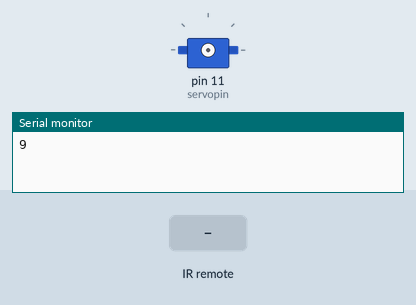
Recording of a sketch running on a simulated Arduino Uno, built with avr-gcc and run on an emulated ATmega328P. Parts: servo, the last lines printed to the serial monitor. Wiring (inferred from the names in the program): servo: signal pin 11. The inputs (shaded band) are chosen by the test bench. Servo pulses on a pin are drawn as a servo (544–2400 µs = 0–180°).

Above: at 2.2 s.
2.3 s: infrared code 0x10 received
At 2.74 s:
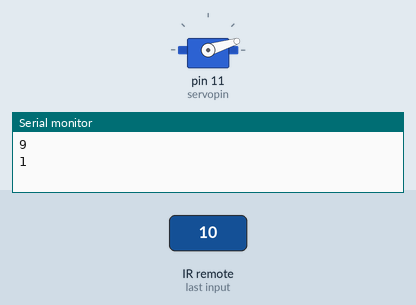
At 3.13 s:
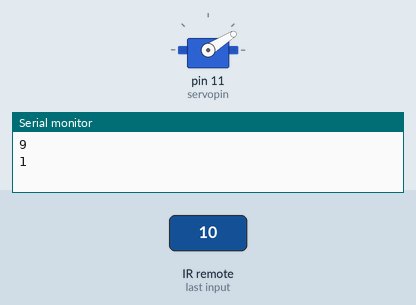
5.3 s: infrared code 0x11 received
At 7.15 s:
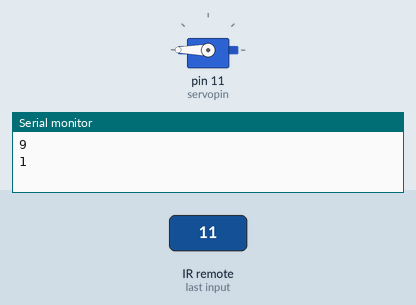
Timing chart, 0 to 13.5 s (numbered marks = the images above; inputs shaded):
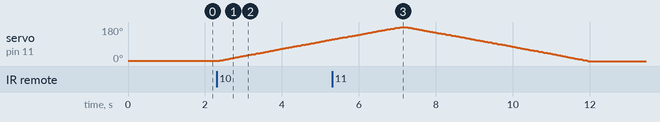

The sketch:

sweep_servo.ino
```cpp
#define DECODE_NEC

#if !defined(RAW_BUFFER_LENGTH)
// Maximum length of raw duration buffer. Must be even. 100 supports up to 48 bit codings inclusive 1 start and
// 1 stop bit.
#define RAW_BUFFER_LENGTH 100                                                                                              \
// #define RAW_BUFFER_LENGTH  112    // MagiQuest requires 112 bytes.
#endif

#define EXCLUDE_UNIVERSAL_PROTOCOLS   // Saves up to 1000 bytes program space.
#define EXCLUDE_EXOTIC_PROTOCOLS      // saves around 650 bytes program space if all other protocols are active


# include <IRremote.hpp>

int ir_pin = 9;
int servopin = 11;
IRrecv irrecv(ir_pin);
decode_results results;

int Position = 0;

void setup(){
  Serial.begin(115200);
  delay(1000);
  irrecv.enableIRIn(); // Start the receiver

  IrReceiver.begin(ir_pin, ENABLE_LED_FEEDBACK);
  printActiveIRProtocols(&Serial);
  Serial.println(ir_pin);

  pinMode(ir_pin, INPUT_PULLUP); // IR Sensor pin INPUT
  pinMode(servopin, OUTPUT); // servo motor Pin Output
}

void loop(){
 if (IrReceiver.decode()) {
   	switch(IrReceiver.decodedIRData.command) {
        case 0x10:	Serial.println("1");  // Button 1
        			rotation(0,180,1);

          			break;

        case 0x11:  Serial.println("2"); // Button 2
                    reverse(180,0,1);

                    break;

        default: IrReceiver.printIRResultShort(&Serial);
    }
    delay(65);
    IrReceiver.resume(); // Receive the next value
  }
}

void rotation (int from, int to, int step) {
  for (int i = from; i <= to; i += step) {
    Position = i;

    int pulseWidth = map(Position, 0, 180, 500, 2500);

      digitalWrite(servopin, HIGH);
      delayMicroseconds(pulseWidth);
      digitalWrite(servopin, LOW);
    delay(25);
  }
}
void reverse(int from, int to, int step) {
  for (int i = from; i >= to; i -= step) {
    Position = i;
    int pulseWidth = map(Position, 0, 180, 500, 2500);

      digitalWrite(servopin, HIGH);
      delayMicroseconds(pulseWidth);
      digitalWrite(servopin, LOW);
    delay(25);
  }
}
// changing direction of servo takes time
```

Measured:
- after the input at 2.3 s, servo on pin 11 (servopin): moves from 1° to 114° over 2.9 s, starting after 0.08 s
